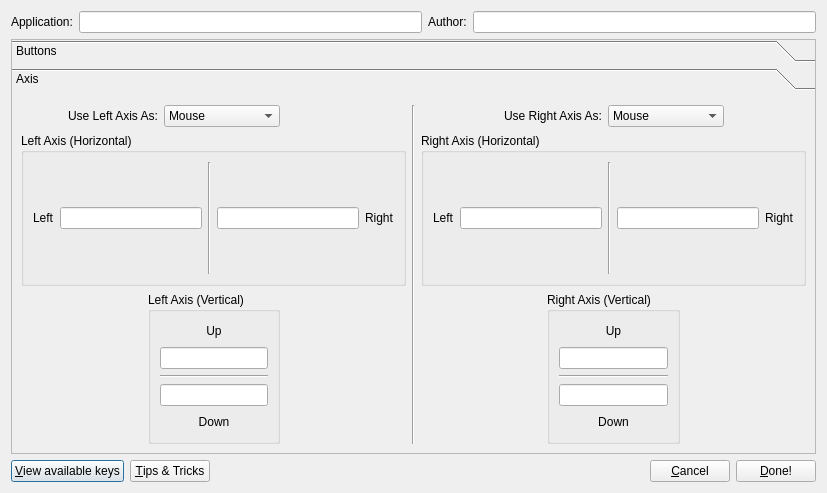
<?xml version="1.0" encoding="UTF-8"?>
<ui version="4.0">
 <class>NewProfile</class>
 <widget class="QDialog" name="NewProfile">
  <property name="geometry">
   <rect>
    <x>0</x>
    <y>0</y>
    <width>827</width>
    <height>493</height>
   </rect>
  </property>
  <property name="windowTitle">
   <string>QtSixA - New Profile</string>
  </property>
  <layout class="QVBoxLayout" name="verticalLayout">
   <item>
    <layout class="QHBoxLayout" name="horizontalLayout">
     <item>
      <widget class="QLabel" name="label_app">
       <property name="text">
        <string>Application:</string>
       </property>
      </widget>
     </item>
     <item>
      <widget class="QLineEdit" name="line_app">
       <property name="text">
        <string notr="true"/>
       </property>
      </widget>
     </item>
     <item>
      <widget class="QLabel" name="label_author">
       <property name="text">
        <string>Author:</string>
       </property>
      </widget>
     </item>
     <item>
      <widget class="QLineEdit" name="line_author">
       <property name="text">
        <string notr="true"/>
       </property>
      </widget>
     </item>
    </layout>
   </item>
   <item>
    <widget class="QToolBox" name="toolBox">
     <property name="frameShape">
      <enum>QFrame::StyledPanel</enum>
     </property>
     <property name="frameShadow">
      <enum>QFrame::Sunken</enum>
     </property>
     <property name="currentIndex">
      <number>1</number>
     </property>
     <widget class="QWidget" name="page">
      <property name="geometry">
       <rect>
        <x>0</x>
        <y>0</y>
        <width>296</width>
        <height>297</height>
       </rect>
      </property>
      <attribute name="label">
       <string>Buttons</string>
      </attribute>
      <layout class="QVBoxLayout" name="verticalLayout_4">
       <item>
        <layout class="QHBoxLayout" name="horizontalLayout_3">
         <item>
          <widget class="QLabel" name="label_l2">
           <property name="text">
            <string notr="true">L2</string>
           </property>
          </widget>
         </item>
         <item>
          <widget class="QLineEdit" name="line_l2">
           <property name="inputMask">
            <string/>
           </property>
           <property name="text">
            <string notr="true"/>
           </property>
           <property name="frame">
            <bool>true</bool>
           </property>
          </widget>
         </item>
         <item>
          <spacer name="horizontalSpacer_2">
           <property name="orientation">
            <enum>Qt::Horizontal</enum>
           </property>
           <property name="sizeHint" stdset="0">
            <size>
             <width>238</width>
             <height>20</height>
            </size>
           </property>
          </spacer>
         </item>
         <item>
          <widget class="QLineEdit" name="line_r2">
           <property name="text">
            <string notr="true"/>
           </property>
          </widget>
         </item>
         <item>
          <widget class="QLabel" name="label_r2">
           <property name="text">
            <string>R2</string>
           </property>
          </widget>
         </item>
        </layout>
       </item>
       <item>
        <layout class="QHBoxLayout" name="horizontalLayout_4">
         <item>
          <widget class="QLabel" name="label_l1">
           <property name="text">
            <string notr="true">L1</string>
           </property>
          </widget>
         </item>
         <item>
          <widget class="QLineEdit" name="line_l1">
           <property name="text">
            <string notr="true"/>
           </property>
          </widget>
         </item>
         <item>
          <spacer name="horizontalSpacer_3">
           <property name="orientation">
            <enum>Qt::Horizontal</enum>
           </property>
           <property name="sizeHint" stdset="0">
            <size>
             <width>238</width>
             <height>20</height>
            </size>
           </property>
          </spacer>
         </item>
         <item>
          <widget class="QLineEdit" name="line_r1">
           <property name="text">
            <string notr="true"/>
           </property>
          </widget>
         </item>
         <item>
          <widget class="QLabel" name="label_r1">
           <property name="text">
            <string>R1</string>
           </property>
          </widget>
         </item>
        </layout>
       </item>
       <item>
        <spacer name="verticalSpacer">
         <property name="orientation">
          <enum>Qt::Vertical</enum>
         </property>
         <property name="sizeHint" stdset="0">
          <size>
           <width>20</width>
           <height>40</height>
          </size>
         </property>
        </spacer>
       </item>
       <item>
        <layout class="QHBoxLayout" name="horizontalLayout_5">
         <item>
          <spacer name="horizontalSpacer_15">
           <property name="orientation">
            <enum>Qt::Horizontal</enum>
           </property>
           <property name="sizeHint" stdset="0">
            <size>
             <width>40</width>
             <height>20</height>
            </size>
           </property>
          </spacer>
         </item>
         <item>
          <widget class="QLabel" name="label_select">
           <property name="text">
            <string notr="true">Select</string>
           </property>
          </widget>
         </item>
         <item>
          <widget class="QLineEdit" name="line_select">
           <property name="text">
            <string notr="true"/>
           </property>
          </widget>
         </item>
         <item>
          <widget class="Line" name="line_2">
           <property name="orientation">
            <enum>Qt::Vertical</enum>
           </property>
          </widget>
         </item>
         <item>
          <widget class="QLineEdit" name="line_start">
           <property name="text">
            <string notr="true"/>
           </property>
          </widget>
         </item>
         <item>
          <widget class="QLabel" name="label_start">
           <property name="text">
            <string notr="true">Start</string>
           </property>
          </widget>
         </item>
         <item>
          <spacer name="horizontalSpacer_16">
           <property name="orientation">
            <enum>Qt::Horizontal</enum>
           </property>
           <property name="sizeHint" stdset="0">
            <size>
             <width>40</width>
             <height>20</height>
            </size>
           </property>
          </spacer>
         </item>
        </layout>
       </item>
       <item>
        <layout class="QHBoxLayout" name="horizontalLayout_25">
         <item>
          <spacer name="horizontalSpacer_31">
           <property name="orientation">
            <enum>Qt::Horizontal</enum>
           </property>
           <property name="sizeHint" stdset="0">
            <size>
             <width>40</width>
             <height>20</height>
            </size>
           </property>
          </spacer>
         </item>
         <item>
          <widget class="QLineEdit" name="line_ps">
           <property name="text">
            <string notr="true"/>
           </property>
          </widget>
         </item>
         <item>
          <spacer name="horizontalSpacer_32">
           <property name="orientation">
            <enum>Qt::Horizontal</enum>
           </property>
           <property name="sizeHint" stdset="0">
            <size>
             <width>40</width>
             <height>20</height>
            </size>
           </property>
          </spacer>
         </item>
        </layout>
       </item>
       <item>
        <layout class="QHBoxLayout" name="horizontalLayout_24">
         <item>
          <spacer name="verticalSpacer_2">
           <property name="orientation">
            <enum>Qt::Vertical</enum>
           </property>
           <property name="sizeHint" stdset="0">
            <size>
             <width>20</width>
             <height>40</height>
            </size>
           </property>
          </spacer>
         </item>
         <item>
          <widget class="QLabel" name="label_ps">
           <property name="text">
            <string notr="true">PS</string>
           </property>
           <property name="alignment">
            <set>Qt::AlignHCenter|Qt::AlignTop</set>
           </property>
          </widget>
         </item>
         <item>
          <spacer name="verticalSpacer_4">
           <property name="orientation">
            <enum>Qt::Vertical</enum>
           </property>
           <property name="sizeHint" stdset="0">
            <size>
             <width>20</width>
             <height>18</height>
            </size>
           </property>
          </spacer>
         </item>
        </layout>
       </item>
       <item>
        <layout class="QHBoxLayout" name="horizontalLayout_16">
         <item>
          <layout class="QVBoxLayout" name="verticalLayout_2">
           <item>
            <layout class="QHBoxLayout" name="horizontalLayout_6">
             <item>
              <spacer name="horizontalSpacer_8">
               <property name="orientation">
                <enum>Qt::Horizontal</enum>
               </property>
               <property name="sizeHint" stdset="0">
                <size>
                 <width>40</width>
                 <height>20</height>
                </size>
               </property>
              </spacer>
             </item>
             <item>
              <widget class="QLabel" name="label_up">
               <property name="text">
                <string>Up</string>
               </property>
              </widget>
             </item>
             <item>
              <spacer name="horizontalSpacer_11">
               <property name="orientation">
                <enum>Qt::Horizontal</enum>
               </property>
               <property name="sizeHint" stdset="0">
                <size>
                 <width>40</width>
                 <height>20</height>
                </size>
               </property>
              </spacer>
             </item>
            </layout>
           </item>
           <item>
            <layout class="QHBoxLayout" name="horizontalLayout_7">
             <item>
              <spacer name="horizontalSpacer_4">
               <property name="orientation">
                <enum>Qt::Horizontal</enum>
               </property>
               <property name="sizeHint" stdset="0">
                <size>
                 <width>40</width>
                 <height>20</height>
                </size>
               </property>
              </spacer>
             </item>
             <item>
              <widget class="QLineEdit" name="line_up">
               <property name="text">
                <string notr="true"/>
               </property>
              </widget>
             </item>
             <item>
              <spacer name="horizontalSpacer_5">
               <property name="orientation">
                <enum>Qt::Horizontal</enum>
               </property>
               <property name="sizeHint" stdset="0">
                <size>
                 <width>40</width>
                 <height>20</height>
                </size>
               </property>
              </spacer>
             </item>
            </layout>
           </item>
           <item>
            <layout class="QHBoxLayout" name="horizontalLayout_8">
             <item>
              <widget class="QLabel" name="label_left">
               <property name="text">
                <string>Left</string>
               </property>
              </widget>
             </item>
             <item>
              <widget class="QLineEdit" name="line_left">
               <property name="text">
                <string notr="true"/>
               </property>
              </widget>
             </item>
             <item>
              <widget class="Line" name="line">
               <property name="orientation">
                <enum>Qt::Vertical</enum>
               </property>
              </widget>
             </item>
             <item>
              <widget class="QLineEdit" name="line_right">
               <property name="text">
                <string notr="true"/>
               </property>
              </widget>
             </item>
             <item>
              <widget class="QLabel" name="label_right">
               <property name="text">
                <string>Right</string>
               </property>
              </widget>
             </item>
            </layout>
           </item>
           <item>
            <layout class="QHBoxLayout" name="horizontalLayout_9">
             <item>
              <spacer name="horizontalSpacer_9">
               <property name="orientation">
                <enum>Qt::Horizontal</enum>
               </property>
               <property name="sizeHint" stdset="0">
                <size>
                 <width>40</width>
                 <height>20</height>
                </size>
               </property>
              </spacer>
             </item>
             <item>
              <widget class="QLineEdit" name="line_down">
               <property name="text">
                <string notr="true"/>
               </property>
              </widget>
             </item>
             <item>
              <spacer name="horizontalSpacer_10">
               <property name="orientation">
                <enum>Qt::Horizontal</enum>
               </property>
               <property name="sizeHint" stdset="0">
                <size>
                 <width>40</width>
                 <height>20</height>
                </size>
               </property>
              </spacer>
             </item>
            </layout>
           </item>
           <item>
            <layout class="QHBoxLayout" name="horizontalLayout_10">
             <item>
              <spacer name="horizontalSpacer_12">
               <property name="orientation">
                <enum>Qt::Horizontal</enum>
               </property>
               <property name="sizeHint" stdset="0">
                <size>
                 <width>40</width>
                 <height>20</height>
                </size>
               </property>
              </spacer>
             </item>
             <item>
              <widget class="QLabel" name="label_down">
               <property name="text">
                <string>Down</string>
               </property>
              </widget>
             </item>
             <item>
              <spacer name="horizontalSpacer_13">
               <property name="orientation">
                <enum>Qt::Horizontal</enum>
               </property>
               <property name="sizeHint" stdset="0">
                <size>
                 <width>40</width>
                 <height>20</height>
                </size>
               </property>
              </spacer>
             </item>
            </layout>
           </item>
          </layout>
         </item>
         <item>
          <spacer name="horizontalSpacer_24">
           <property name="orientation">
            <enum>Qt::Horizontal</enum>
           </property>
           <property name="sizeHint" stdset="0">
            <size>
             <width>40</width>
             <height>20</height>
            </size>
           </property>
          </spacer>
         </item>
         <item>
          <layout class="QVBoxLayout" name="verticalLayout_3">
           <item>
            <layout class="QHBoxLayout" name="horizontalLayout_11">
             <item>
              <spacer name="horizontalSpacer_14">
               <property name="orientation">
                <enum>Qt::Horizontal</enum>
               </property>
               <property name="sizeHint" stdset="0">
                <size>
                 <width>40</width>
                 <height>20</height>
                </size>
               </property>
              </spacer>
             </item>
             <item>
              <widget class="QLabel" name="label_triangle">
               <property name="text">
                <string>Triangle</string>
               </property>
              </widget>
             </item>
             <item>
              <spacer name="horizontalSpacer_17">
               <property name="orientation">
                <enum>Qt::Horizontal</enum>
               </property>
               <property name="sizeHint" stdset="0">
                <size>
                 <width>40</width>
                 <height>20</height>
                </size>
               </property>
              </spacer>
             </item>
            </layout>
           </item>
           <item>
            <layout class="QHBoxLayout" name="horizontalLayout_12">
             <item>
              <spacer name="horizontalSpacer_18">
               <property name="orientation">
                <enum>Qt::Horizontal</enum>
               </property>
               <property name="sizeHint" stdset="0">
                <size>
                 <width>40</width>
                 <height>20</height>
                </size>
               </property>
              </spacer>
             </item>
             <item>
              <widget class="QLineEdit" name="line_triangle">
               <property name="text">
                <string notr="true"/>
               </property>
              </widget>
             </item>
             <item>
              <spacer name="horizontalSpacer_19">
               <property name="orientation">
                <enum>Qt::Horizontal</enum>
               </property>
               <property name="sizeHint" stdset="0">
                <size>
                 <width>40</width>
                 <height>20</height>
                </size>
               </property>
              </spacer>
             </item>
            </layout>
           </item>
           <item>
            <layout class="QHBoxLayout" name="horizontalLayout_13">
             <item>
              <widget class="QLabel" name="label_square">
               <property name="text">
                <string>Square</string>
               </property>
              </widget>
             </item>
             <item>
              <widget class="QLineEdit" name="line_square">
               <property name="text">
                <string notr="true"/>
               </property>
              </widget>
             </item>
             <item>
              <widget class="Line" name="line_3">
               <property name="orientation">
                <enum>Qt::Vertical</enum>
               </property>
              </widget>
             </item>
             <item>
              <widget class="QLineEdit" name="line_circle">
               <property name="text">
                <string notr="true"/>
               </property>
              </widget>
             </item>
             <item>
              <widget class="QLabel" name="label_circle">
               <property name="text">
                <string>Circle</string>
               </property>
              </widget>
             </item>
            </layout>
           </item>
           <item>
            <layout class="QHBoxLayout" name="horizontalLayout_14">
             <item>
              <spacer name="horizontalSpacer_20">
               <property name="orientation">
                <enum>Qt::Horizontal</enum>
               </property>
               <property name="sizeHint" stdset="0">
                <size>
                 <width>40</width>
                 <height>20</height>
                </size>
               </property>
              </spacer>
             </item>
             <item>
              <widget class="QLineEdit" name="line_cross">
               <property name="text">
                <string notr="true"/>
               </property>
              </widget>
             </item>
             <item>
              <spacer name="horizontalSpacer_21">
               <property name="orientation">
                <enum>Qt::Horizontal</enum>
               </property>
               <property name="sizeHint" stdset="0">
                <size>
                 <width>40</width>
                 <height>20</height>
                </size>
               </property>
              </spacer>
             </item>
            </layout>
           </item>
           <item>
            <layout class="QHBoxLayout" name="horizontalLayout_15">
             <item>
              <spacer name="horizontalSpacer_22">
               <property name="orientation">
                <enum>Qt::Horizontal</enum>
               </property>
               <property name="sizeHint" stdset="0">
                <size>
                 <width>40</width>
                 <height>20</height>
                </size>
               </property>
              </spacer>
             </item>
             <item>
              <widget class="QLabel" name="label_cross">
               <property name="text">
                <string>Cross</string>
               </property>
              </widget>
             </item>
             <item>
              <spacer name="horizontalSpacer_23">
               <property name="orientation">
                <enum>Qt::Horizontal</enum>
               </property>
               <property name="sizeHint" stdset="0">
                <size>
                 <width>40</width>
                 <height>20</height>
                </size>
               </property>
              </spacer>
             </item>
            </layout>
           </item>
          </layout>
         </item>
        </layout>
       </item>
       <item>
        <spacer name="verticalSpacer_3">
         <property name="orientation">
          <enum>Qt::Vertical</enum>
         </property>
         <property name="sizeHint" stdset="0">
          <size>
           <width>20</width>
           <height>26</height>
          </size>
         </property>
        </spacer>
       </item>
      </layout>
     </widget>
     <widget class="QWidget" name="page_2">
      <property name="geometry">
       <rect>
        <x>0</x>
        <y>0</y>
        <width>809</width>
        <height>364</height>
       </rect>
      </property>
      <attribute name="label">
       <string>Axis</string>
      </attribute>
      <layout class="QHBoxLayout" name="horizontalLayout_23">
       <item>
        <layout class="QVBoxLayout" name="verticalLayout_5">
         <item>
          <layout class="QHBoxLayout" name="horizontalLayout_19">
           <item>
            <spacer name="horizontalSpacer_29">
             <property name="orientation">
              <enum>Qt::Horizontal</enum>
             </property>
             <property name="sizeHint" stdset="0">
              <size>
               <width>40</width>
               <height>20</height>
              </size>
             </property>
            </spacer>
           </item>
           <item>
            <widget class="QLabel" name="label_combo_left">
             <property name="text">
              <string>Use Left Axis As:</string>
             </property>
            </widget>
           </item>
           <item>
            <widget class="QComboBox" name="combo_left">
             <item>
              <property name="text">
               <string>Mouse</string>
              </property>
             </item>
             <item>
              <property name="text">
               <string>Scroll</string>
              </property>
             </item>
             <item>
              <property name="text">
               <string>Custom Buttons</string>
              </property>
             </item>
             <item>
              <property name="text">
               <string>None</string>
              </property>
             </item>
            </widget>
           </item>
           <item>
            <spacer name="horizontalSpacer_25">
             <property name="orientation">
              <enum>Qt::Horizontal</enum>
             </property>
             <property name="sizeHint" stdset="0">
              <size>
               <width>126</width>
               <height>20</height>
              </size>
             </property>
            </spacer>
           </item>
          </layout>
         </item>
         <item>
          <widget class="QGroupBox" name="group_left_h">
           <property name="title">
            <string>Left Axis (Horizontal)</string>
           </property>
           <layout class="QGridLayout" name="gridLayout">
            <item row="0" column="0">
             <layout class="QHBoxLayout" name="horizontalLayout_17">
              <item>
               <widget class="QLabel" name="label_4">
                <property name="text">
                 <string>Left</string>
                </property>
               </widget>
              </item>
              <item>
               <widget class="QLineEdit" name="line_hls_left">
                <property name="text">
                 <string notr="true"/>
                </property>
               </widget>
              </item>
              <item>
               <widget class="Line" name="line_5">
                <property name="orientation">
                 <enum>Qt::Vertical</enum>
                </property>
               </widget>
              </item>
              <item>
               <widget class="QLineEdit" name="line_hls_right">
                <property name="text">
                 <string notr="true"/>
                </property>
               </widget>
              </item>
              <item>
               <widget class="QLabel" name="label_5">
                <property name="text">
                 <string>Right</string>
                </property>
               </widget>
              </item>
             </layout>
            </item>
           </layout>
          </widget>
         </item>
         <item>
          <layout class="QHBoxLayout" name="horizontalLayout_21">
           <item>
            <spacer name="horizontalSpacer_6">
             <property name="orientation">
              <enum>Qt::Horizontal</enum>
             </property>
             <property name="sizeHint" stdset="0">
              <size>
               <width>40</width>
               <height>20</height>
              </size>
             </property>
            </spacer>
           </item>
           <item>
            <widget class="QGroupBox" name="group_left_v">
             <property name="title">
              <string>Left Axis (Vertical)</string>
             </property>
             <layout class="QGridLayout" name="gridLayout_2">
              <item row="0" column="0">
               <layout class="QVBoxLayout" name="verticalLayout_6">
                <item>
                 <widget class="QLabel" name="label_2">
                  <property name="text">
                   <string>Up</string>
                  </property>
                  <property name="alignment">
                   <set>Qt::AlignCenter</set>
                  </property>
                 </widget>
                </item>
                <item>
                 <widget class="QLineEdit" name="line_vls_up">
                  <property name="text">
                   <string notr="true"/>
                  </property>
                 </widget>
                </item>
                <item>
                 <widget class="Line" name="line_4">
                  <property name="orientation">
                   <enum>Qt::Horizontal</enum>
                  </property>
                 </widget>
                </item>
                <item>
                 <widget class="QLineEdit" name="line_vls_down">
                  <property name="text">
                   <string notr="true"/>
                  </property>
                 </widget>
                </item>
                <item>
                 <widget class="QLabel" name="label_3">
                  <property name="text">
                   <string>Down</string>
                  </property>
                  <property name="alignment">
                   <set>Qt::AlignCenter</set>
                  </property>
                 </widget>
                </item>
               </layout>
              </item>
             </layout>
            </widget>
           </item>
           <item>
            <spacer name="horizontalSpacer_7">
             <property name="orientation">
              <enum>Qt::Horizontal</enum>
             </property>
             <property name="sizeHint" stdset="0">
              <size>
               <width>40</width>
               <height>20</height>
              </size>
             </property>
            </spacer>
           </item>
          </layout>
         </item>
        </layout>
       </item>
       <item>
        <widget class="Line" name="line_8">
         <property name="orientation">
          <enum>Qt::Vertical</enum>
         </property>
        </widget>
       </item>
       <item>
        <layout class="QVBoxLayout" name="verticalLayout_8">
         <item>
          <layout class="QHBoxLayout" name="horizontalLayout_22">
           <item>
            <spacer name="horizontalSpacer_30">
             <property name="orientation">
              <enum>Qt::Horizontal</enum>
             </property>
             <property name="sizeHint" stdset="0">
              <size>
               <width>40</width>
               <height>20</height>
              </size>
             </property>
            </spacer>
           </item>
           <item>
            <widget class="QLabel" name="label_combo_right">
             <property name="text">
              <string>Use Right Axis As:</string>
             </property>
            </widget>
           </item>
           <item>
            <widget class="QComboBox" name="combo_right">
             <item>
              <property name="text">
               <string>Mouse</string>
              </property>
             </item>
             <item>
              <property name="text">
               <string>Scroll</string>
              </property>
             </item>
             <item>
              <property name="text">
               <string>Custom Buttons</string>
              </property>
             </item>
             <item>
              <property name="text">
               <string>None</string>
              </property>
             </item>
            </widget>
           </item>
           <item>
            <spacer name="horizontalSpacer_28">
             <property name="orientation">
              <enum>Qt::Horizontal</enum>
             </property>
             <property name="sizeHint" stdset="0">
              <size>
               <width>40</width>
               <height>20</height>
              </size>
             </property>
            </spacer>
           </item>
          </layout>
         </item>
         <item>
          <widget class="QGroupBox" name="group_right_h">
           <property name="title">
            <string>Right Axis (Horizontal)</string>
           </property>
           <layout class="QGridLayout" name="gridLayout_3">
            <item row="0" column="0">
             <layout class="QHBoxLayout" name="horizontalLayout_18">
              <item>
               <widget class="QLabel" name="label_6">
                <property name="text">
                 <string>Left</string>
                </property>
               </widget>
              </item>
              <item>
               <widget class="QLineEdit" name="line_hrs_left">
                <property name="text">
                 <string notr="true"/>
                </property>
               </widget>
              </item>
              <item>
               <widget class="Line" name="line_6">
                <property name="orientation">
                 <enum>Qt::Vertical</enum>
                </property>
               </widget>
              </item>
              <item>
               <widget class="QLineEdit" name="line_hrs_right">
                <property name="text">
                 <string notr="true"/>
                </property>
               </widget>
              </item>
              <item>
               <widget class="QLabel" name="label_7">
                <property name="text">
                 <string>Right</string>
                </property>
               </widget>
              </item>
             </layout>
            </item>
           </layout>
          </widget>
         </item>
         <item>
          <layout class="QHBoxLayout" name="horizontalLayout_20">
           <item>
            <spacer name="horizontalSpacer_26">
             <property name="orientation">
              <enum>Qt::Horizontal</enum>
             </property>
             <property name="sizeHint" stdset="0">
              <size>
               <width>40</width>
               <height>20</height>
              </size>
             </property>
            </spacer>
           </item>
           <item>
            <widget class="QGroupBox" name="group_right_v">
             <property name="title">
              <string>Right Axis (Vertical)</string>
             </property>
             <layout class="QGridLayout" name="gridLayout_4">
              <item row="0" column="0">
               <layout class="QVBoxLayout" name="verticalLayout_7">
                <item>
                 <widget class="QLabel" name="label_8">
                  <property name="text">
                   <string>Up</string>
                  </property>
                  <property name="alignment">
                   <set>Qt::AlignCenter</set>
                  </property>
                 </widget>
                </item>
                <item>
                 <widget class="QLineEdit" name="line_vrs_up">
                  <property name="text">
                   <string notr="true"/>
                  </property>
                 </widget>
                </item>
                <item>
                 <widget class="Line" name="line_7">
                  <property name="orientation">
                   <enum>Qt::Horizontal</enum>
                  </property>
                 </widget>
                </item>
                <item>
                 <widget class="QLineEdit" name="line_vrs_down">
                  <property name="text">
                   <string notr="true"/>
                  </property>
                 </widget>
                </item>
                <item>
                 <widget class="QLabel" name="label_9">
                  <property name="text">
                   <string>Down</string>
                  </property>
                  <property name="alignment">
                   <set>Qt::AlignCenter</set>
                  </property>
                 </widget>
                </item>
               </layout>
              </item>
             </layout>
            </widget>
           </item>
           <item>
            <spacer name="horizontalSpacer_27">
             <property name="orientation">
              <enum>Qt::Horizontal</enum>
             </property>
             <property name="sizeHint" stdset="0">
              <size>
               <width>40</width>
               <height>20</height>
              </size>
             </property>
            </spacer>
           </item>
          </layout>
         </item>
        </layout>
       </item>
      </layout>
     </widget>
    </widget>
   </item>
   <item>
    <layout class="QHBoxLayout" name="horizontalLayout_2">
     <item>
      <widget class="QPushButton" name="b_keys">
       <property name="text">
        <string>&amp;View available keys</string>
       </property>
       <property name="icon">
        <iconset>
         <normaloff>../../../../../../usr/share/qtsixa/icons/manual.png</normaloff>../../../../../../usr/share/qtsixa/icons/manual.png</iconset>
       </property>
      </widget>
     </item>
     <item>
      <widget class="QPushButton" name="b_tips">
       <property name="enabled">
        <bool>true</bool>
       </property>
       <property name="text">
        <string>&amp;Tips &amp;&amp; Tricks</string>
       </property>
       <property name="icon">
        <iconset>
         <normaloff>../../../../../../usr/share/qtsixa/icons/info.png</normaloff>../../../../../../usr/share/qtsixa/icons/info.png</iconset>
       </property>
      </widget>
     </item>
     <item>
      <spacer name="horizontalSpacer">
       <property name="orientation">
        <enum>Qt::Horizontal</enum>
       </property>
       <property name="sizeHint" stdset="0">
        <size>
         <width>458</width>
         <height>20</height>
        </size>
       </property>
      </spacer>
     </item>
     <item>
      <widget class="QPushButton" name="b_cancel">
       <property name="text">
        <string>&amp;Cancel</string>
       </property>
       <property name="icon">
        <iconset>
         <normaloff>../../../../../../usr/share/qtsixa/icons/cancel.png</normaloff>../../../../../../usr/share/qtsixa/icons/cancel.png</iconset>
       </property>
      </widget>
     </item>
     <item>
      <widget class="QPushButton" name="b_done">
       <property name="text">
        <string>&amp;Done!</string>
       </property>
       <property name="icon">
        <iconset>
         <normaloff>../../../../../../usr/share/qtsixa/icons/ok.png</normaloff>../../../../../../usr/share/qtsixa/icons/ok.png</iconset>
       </property>
      </widget>
     </item>
    </layout>
   </item>
  </layout>
 </widget>
 <resources/>
 <connections/>
</ui>
